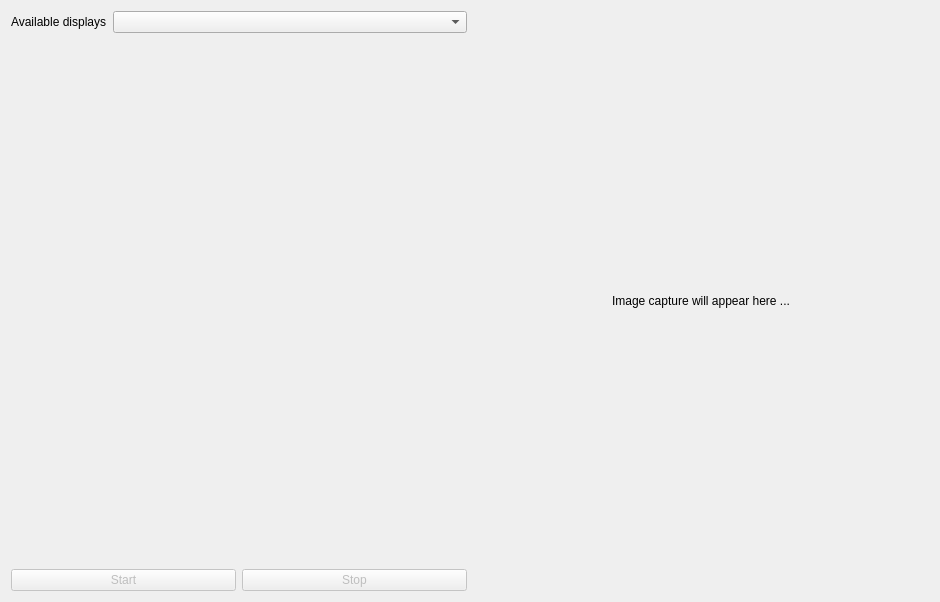
<?xml version="1.0" encoding="UTF-8"?>
<ui version="4.0">
 <class>RemoteDesktopDialog</class>
 <widget class="QDialog" name="RemoteDesktopDialog">
  <property name="geometry">
   <rect>
    <x>0</x>
    <y>0</y>
    <width>940</width>
    <height>602</height>
   </rect>
  </property>
  <property name="windowTitle">
   <string>RemoteDesktopDialog</string>
  </property>
  <layout class="QHBoxLayout" name="horizontalLayout_2">
   <item>
    <layout class="QHBoxLayout" name="mainLayout">
     <item>
      <layout class="QVBoxLayout" name="configureLayout">
       <item>
        <layout class="QFormLayout" name="formLayout">
         <property name="horizontalSpacing">
          <number>6</number>
         </property>
         <property name="verticalSpacing">
          <number>5</number>
         </property>
         <item row="0" column="0">
          <widget class="QLabel" name="lblAvailableDisplays">
           <property name="text">
            <string>Available displays</string>
           </property>
          </widget>
         </item>
         <item row="0" column="1">
          <widget class="QComboBox" name="comboBoxDisplays"/>
         </item>
        </layout>
       </item>
       <item>
        <layout class="QHBoxLayout" name="horizontalLayout">
         <item>
          <widget class="QPushButton" name="btnStart">
           <property name="enabled">
            <bool>false</bool>
           </property>
           <property name="text">
            <string>Start</string>
           </property>
          </widget>
         </item>
         <item>
          <widget class="QPushButton" name="btnStop">
           <property name="enabled">
            <bool>false</bool>
           </property>
           <property name="text">
            <string>Stop</string>
           </property>
          </widget>
         </item>
        </layout>
       </item>
      </layout>
     </item>
     <item>
      <widget class="QLabel" name="lblPixmapImage">
       <property name="text">
        <string>Image capture will appear here ...</string>
       </property>
       <property name="alignment">
        <set>Qt::AlignCenter</set>
       </property>
      </widget>
     </item>
    </layout>
   </item>
  </layout>
 </widget>
 <layoutdefault spacing="6" margin="11"/>
 <resources/>
 <connections>
  <connection>
   <sender>btnStart</sender>
   <signal>clicked()</signal>
   <receiver>RemoteDesktopDialog</receiver>
   <slot>btnStartClicked()</slot>
   <hints>
    <hint type="sourcelabel">
     <x>101</x>
     <y>445</y>
    </hint>
    <hint type="destinationlabel">
     <x>208</x>
     <y>-12</y>
    </hint>
   </hints>
  </connection>
  <connection>
   <sender>btnStop</sender>
   <signal>clicked()</signal>
   <receiver>RemoteDesktopDialog</receiver>
   <slot>btnStopClicked()</slot>
   <hints>
    <hint type="sourcelabel">
     <x>381</x>
     <y>442</y>
    </hint>
    <hint type="destinationlabel">
     <x>426</x>
     <y>-17</y>
    </hint>
   </hints>
  </connection>
 </connections>
 <slots>
  <slot>btnStartClicked()</slot>
  <slot>btnStopClicked()</slot>
 </slots>
</ui>
